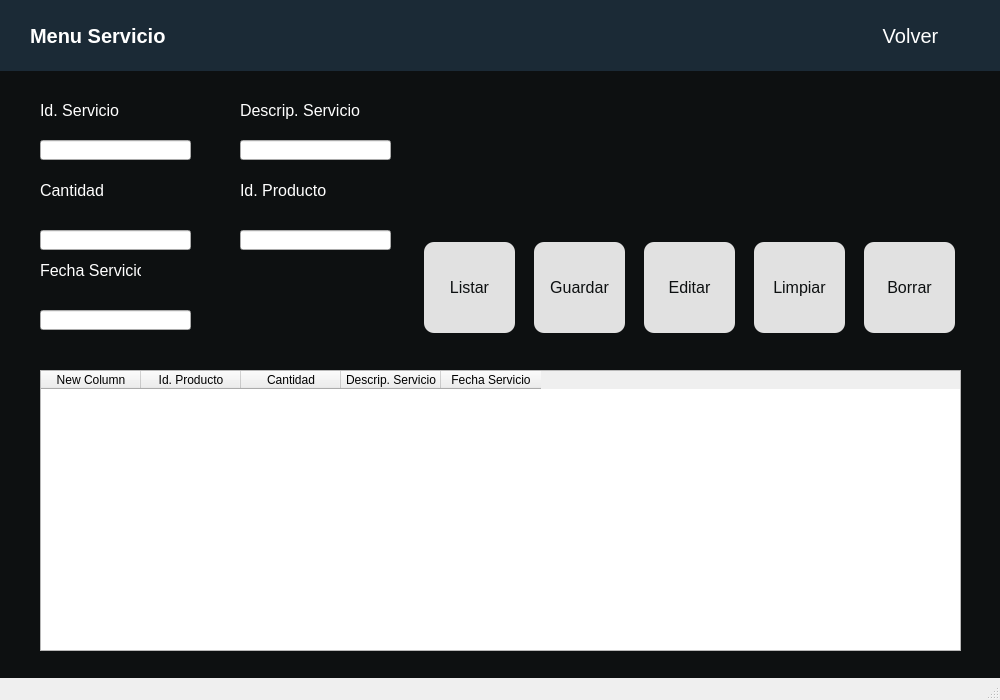
<?xml version="1.0" encoding="UTF-8"?>
<ui version="4.0">
 <class>MainWindow</class>
 <widget class="QMainWindow" name="MainWindow">
  <property name="geometry">
   <rect>
    <x>0</x>
    <y>0</y>
    <width>1000</width>
    <height>700</height>
   </rect>
  </property>
  <property name="minimumSize">
   <size>
    <width>1000</width>
    <height>700</height>
   </size>
  </property>
  <property name="maximumSize">
   <size>
    <width>1000</width>
    <height>700</height>
   </size>
  </property>
  <property name="windowTitle">
   <string>MainWindow</string>
  </property>
  <property name="styleSheet">
   <string notr="true">QWidget#centralwidget{background-color: rgb(13, 16, 17);}</string>
  </property>
  <widget class="QWidget" name="centralwidget">
   <widget class="QLabel" name="label">
    <property name="geometry">
     <rect>
      <x>0</x>
      <y>0</y>
      <width>1001</width>
      <height>71</height>
     </rect>
    </property>
    <property name="styleSheet">
     <string notr="true">background-color: rgb(27, 42, 54);</string>
    </property>
    <property name="text">
     <string/>
    </property>
   </widget>
   <widget class="QLabel" name="label_2">
    <property name="geometry">
     <rect>
      <x>30</x>
      <y>10</y>
      <width>151</width>
      <height>51</height>
     </rect>
    </property>
    <property name="font">
     <font>
      <pointsize>15</pointsize>
      <weight>75</weight>
      <bold>true</bold>
     </font>
    </property>
    <property name="styleSheet">
     <string notr="true">color: rgb(255, 255, 255);</string>
    </property>
    <property name="text">
     <string>Menu Servicio</string>
    </property>
   </widget>
   <widget class="QPushButton" name="pushButton">
    <property name="geometry">
     <rect>
      <x>850</x>
      <y>10</y>
      <width>121</width>
      <height>51</height>
     </rect>
    </property>
    <property name="font">
     <font>
      <pointsize>15</pointsize>
     </font>
    </property>
    <property name="styleSheet">
     <string notr="true">color: rgb(255, 255, 255);
border-radius:10px;</string>
    </property>
    <property name="text">
     <string>Volver</string>
    </property>
    <property name="icon">
     <iconset>
      <normaloff>Icons/chevrons-left.svg</normaloff>Icons/chevrons-left.svg</iconset>
    </property>
    <property name="iconSize">
     <size>
      <width>30</width>
      <height>30</height>
     </size>
    </property>
   </widget>
   <widget class="QLabel" name="label_3">
    <property name="geometry">
     <rect>
      <x>40</x>
      <y>100</y>
      <width>101</width>
      <height>21</height>
     </rect>
    </property>
    <property name="font">
     <font>
      <pointsize>12</pointsize>
     </font>
    </property>
    <property name="styleSheet">
     <string notr="true">color: rgb(255, 255, 255);</string>
    </property>
    <property name="text">
     <string>Id. Servicio</string>
    </property>
   </widget>
   <widget class="QLabel" name="label_4">
    <property name="geometry">
     <rect>
      <x>40</x>
      <y>180</y>
      <width>81</width>
      <height>21</height>
     </rect>
    </property>
    <property name="font">
     <font>
      <pointsize>12</pointsize>
     </font>
    </property>
    <property name="styleSheet">
     <string notr="true">color: rgb(255, 255, 255);</string>
    </property>
    <property name="text">
     <string>Cantidad</string>
    </property>
   </widget>
   <widget class="QLabel" name="label_5">
    <property name="geometry">
     <rect>
      <x>40</x>
      <y>260</y>
      <width>101</width>
      <height>21</height>
     </rect>
    </property>
    <property name="font">
     <font>
      <pointsize>12</pointsize>
     </font>
    </property>
    <property name="styleSheet">
     <string notr="true">color: rgb(255, 255, 255);</string>
    </property>
    <property name="text">
     <string>Fecha Servicio</string>
    </property>
   </widget>
   <widget class="QLabel" name="label_7">
    <property name="geometry">
     <rect>
      <x>240</x>
      <y>100</y>
      <width>121</width>
      <height>21</height>
     </rect>
    </property>
    <property name="font">
     <font>
      <pointsize>12</pointsize>
     </font>
    </property>
    <property name="styleSheet">
     <string notr="true">color: rgb(255, 255, 255);</string>
    </property>
    <property name="text">
     <string>Descrip. Servicio</string>
    </property>
   </widget>
   <widget class="QLabel" name="label_8">
    <property name="geometry">
     <rect>
      <x>240</x>
      <y>180</y>
      <width>101</width>
      <height>21</height>
     </rect>
    </property>
    <property name="font">
     <font>
      <pointsize>12</pointsize>
     </font>
    </property>
    <property name="styleSheet">
     <string notr="true">color: rgb(255, 255, 255);</string>
    </property>
    <property name="text">
     <string>Id. Producto</string>
    </property>
   </widget>
   <widget class="QLineEdit" name="lineEdit">
    <property name="geometry">
     <rect>
      <x>40</x>
      <y>140</y>
      <width>151</width>
      <height>20</height>
     </rect>
    </property>
   </widget>
   <widget class="QLineEdit" name="lineEdit_2">
    <property name="geometry">
     <rect>
      <x>40</x>
      <y>230</y>
      <width>151</width>
      <height>20</height>
     </rect>
    </property>
   </widget>
   <widget class="QLineEdit" name="lineEdit_3">
    <property name="geometry">
     <rect>
      <x>40</x>
      <y>310</y>
      <width>151</width>
      <height>20</height>
     </rect>
    </property>
   </widget>
   <widget class="QLineEdit" name="lineEdit_4">
    <property name="geometry">
     <rect>
      <x>240</x>
      <y>230</y>
      <width>151</width>
      <height>20</height>
     </rect>
    </property>
   </widget>
   <widget class="QLineEdit" name="lineEdit_5">
    <property name="geometry">
     <rect>
      <x>240</x>
      <y>140</y>
      <width>151</width>
      <height>20</height>
     </rect>
    </property>
   </widget>
   <widget class="QTableWidget" name="tableWidget">
    <property name="geometry">
     <rect>
      <x>40</x>
      <y>370</y>
      <width>921</width>
      <height>281</height>
     </rect>
    </property>
    <column>
     <property name="text">
      <string>New Column</string>
     </property>
    </column>
    <column>
     <property name="text">
      <string>Id. Producto</string>
     </property>
    </column>
    <column>
     <property name="text">
      <string>Cantidad</string>
     </property>
    </column>
    <column>
     <property name="text">
      <string>Descrip. Servicio</string>
     </property>
    </column>
    <column>
     <property name="text">
      <string>Fecha Servicio</string>
     </property>
    </column>
   </widget>
   <widget class="QPushButton" name="pushButton_2">
    <property name="geometry">
     <rect>
      <x>424</x>
      <y>242</y>
      <width>91</width>
      <height>91</height>
     </rect>
    </property>
    <property name="font">
     <font>
      <pointsize>12</pointsize>
     </font>
    </property>
    <property name="styleSheet">
     <string notr="true">QPushButton#pushButton_2{
background-color: rgb(225, 225, 225);
color: rgb(13, 16, 17);
border-radius:10px;
}
QPushButton#pushButton_2:pressed{
padding-left:5px;
padding-top:5px;
background-color: rgb(188, 188, 188);
background-position:calc(100% - 10px)center;}</string>
    </property>
    <property name="text">
     <string>Listar</string>
    </property>
   </widget>
   <widget class="QPushButton" name="pushButton_3">
    <property name="geometry">
     <rect>
      <x>534</x>
      <y>242</y>
      <width>91</width>
      <height>91</height>
     </rect>
    </property>
    <property name="font">
     <font>
      <pointsize>12</pointsize>
     </font>
    </property>
    <property name="styleSheet">
     <string notr="true">QPushButton#pushButton_3{
background-color: rgb(225, 225, 225);
color: rgb(13, 16, 17);
border-radius:10px;
}
QPushButton#pushButton_3:pressed{
padding-left:5px;
padding-top:5px;
background-color: rgb(188, 188, 188);
background-position:calc(100% - 10px)center;}</string>
    </property>
    <property name="text">
     <string>Guardar</string>
    </property>
   </widget>
   <widget class="QPushButton" name="pushButton_4">
    <property name="geometry">
     <rect>
      <x>644</x>
      <y>242</y>
      <width>91</width>
      <height>91</height>
     </rect>
    </property>
    <property name="font">
     <font>
      <pointsize>12</pointsize>
     </font>
    </property>
    <property name="styleSheet">
     <string notr="true">QPushButton#pushButton_4{
background-color: rgb(225, 225, 225);
color: rgb(13, 16, 17);
border-radius:10px;
}
QPushButton#pushButton_4:pressed{
padding-left:5px;
padding-top:5px;
background-color: rgb(188, 188, 188);
background-position:calc(100% - 10px)center;}</string>
    </property>
    <property name="text">
     <string>Editar</string>
    </property>
   </widget>
   <widget class="QPushButton" name="pushButton_5">
    <property name="geometry">
     <rect>
      <x>754</x>
      <y>242</y>
      <width>91</width>
      <height>91</height>
     </rect>
    </property>
    <property name="font">
     <font>
      <pointsize>12</pointsize>
     </font>
    </property>
    <property name="styleSheet">
     <string notr="true">QPushButton#pushButton_5{
background-color: rgb(225, 225, 225);
color: rgb(13, 16, 17);
border-radius:10px;
}
QPushButton#pushButton_5:pressed{
padding-left:5px;
padding-top:5px;
background-color: rgb(188, 188, 188);
background-position:calc(100% - 10px)center;}</string>
    </property>
    <property name="text">
     <string>Limpiar</string>
    </property>
   </widget>
   <widget class="QPushButton" name="pushButton_6">
    <property name="geometry">
     <rect>
      <x>864</x>
      <y>242</y>
      <width>91</width>
      <height>91</height>
     </rect>
    </property>
    <property name="font">
     <font>
      <pointsize>12</pointsize>
     </font>
    </property>
    <property name="styleSheet">
     <string notr="true">QPushButton#pushButton_6{
background-color: rgb(225, 225, 225);
color: rgb(13, 16, 17);
border-radius:10px;
}
QPushButton#pushButton_6:pressed{
padding-left:5px;
padding-top:5px;
background-color: rgb(188, 188, 188);
background-position:calc(100% - 10px)center;}</string>
    </property>
    <property name="text">
     <string>Borrar</string>
    </property>
   </widget>
   <widget class="QLabel" name="label_9">
    <property name="geometry">
     <rect>
      <x>610</x>
      <y>70</y>
      <width>331</width>
      <height>171</height>
     </rect>
    </property>
    <property name="text">
     <string/>
    </property>
    <property name="pixmap">
     <pixmap>Icons/Logo.svg</pixmap>
    </property>
    <property name="scaledContents">
     <bool>true</bool>
    </property>
   </widget>
  </widget>
  <widget class="QStatusBar" name="statusbar"/>
 </widget>
 <resources/>
 <connections/>
</ui>
